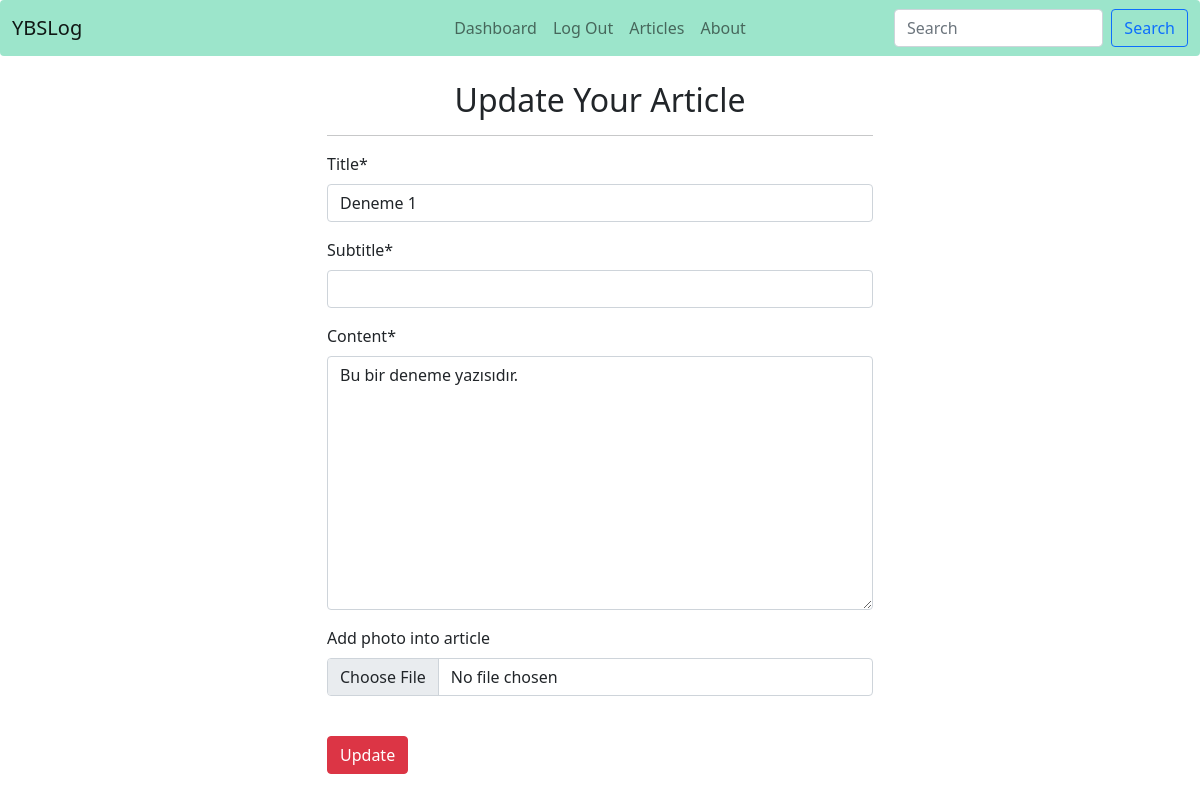
Page /articles/update/1 (signed in) on the earlier database version.
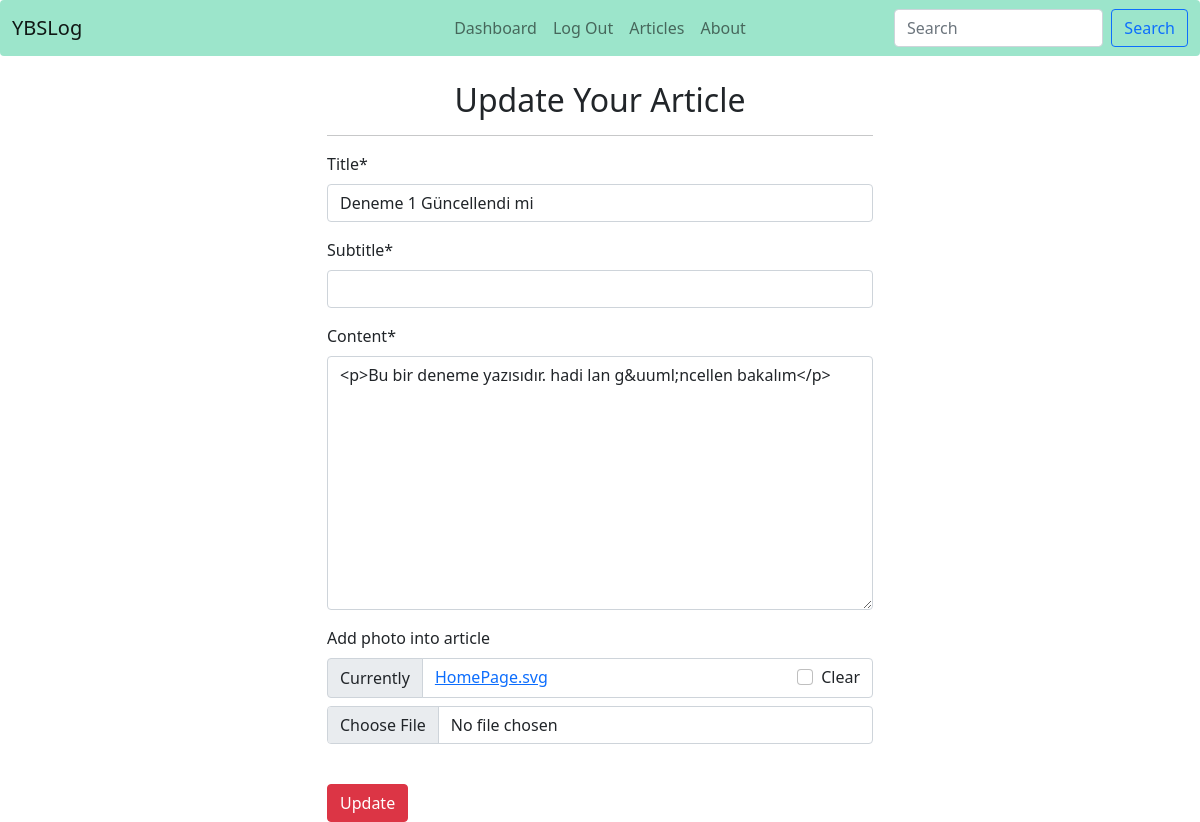
Same page on the later database version.
### article/models.py (models this page shows, shortened)
class Article(models.Model):  #djangonun kendi tablosu olan auth user ı aldık
    author = models.ForeignKey("auth.User",on_delete = models.CASCADE)
    title = models.CharField(max_length = 50)
    content = RichTextField()
    subtitle = models.CharField(max_length=180, null= True)
    created_date = models.DateField(auto_now_add = True)
    linkedin = models.URLField(null = False, blank = True, max_length=200)
    github = models.URLField(max_length = 200, null = False, blank = True)
    article_image = models.FileField(blank = True, null = True,verbose_name ="Add photo into article")

### article/views.py (the view)
# urls.py: path('update/<int:id>',views.update, name = "update"),
@login_required(login_url= "user:login")
def update(request,id):
    article = get_object_or_404(Article,id = id)            #instance eski verileri alıyor ve aşağıda eski verileri değiştiriyoruz.
    form = ArticleForm(request.POST or None,request.FILES or None,instance = article)
    if article.author == request.user:
        if form.is_valid():
            article = form.save(commit = False)
            article.author = request.user
            article.save()
            messages.success(request,"Article Successfully Updated!")
            return redirect("articles:dashboard")
    else:
        messages.info(request, "You Can't Update Other User's Article!")
        return redirect("article:dashboard")
    context = {
        "form":form
    }
    return render(request,"update.html",context)

### article/forms.py
class ArticleForm(forms.ModelForm):  #formun modeli olduğu için direkt model formdan kullanmak daha kolay
    class Meta:  #burada yapılanlar tamamiyle django gereği yapılıyor model = Article dokümanda yer alıyor
        model = Article #formumuz ile modelimiz artık bağl
        fields = ["title","subtitle","content","article_image"]  #input alanı tanımlamadan direkt model üstünden django kendi yaptı

### templates/update.html (shortened to what this page needs)
{% extends 'layout.html' %}
{% block body %}
{% load crispy_forms_tags %}
<div class="row">
    <div class="col-md-6 offset-md-3">
        <h2 style ="text-align:center;">Update Your Article</h2>
        <hr>
        <form method ="post" enctype="multipart/form-data">
            {{form|crispy}}
            <br>
            <button type = "submit" class = "btn btn-danger">Update</button>
        </form>
    </div>
</div>
{% endblock body %}

Differences in the rows shown:
changed Article: title "Deneme 1" → "Deneme 1 Güncellendi mi"; content "Bu bir deneme yazısıdır." → "<p>Bu bir deneme yazısıdır. hadi lan g&uuml;ncellen bakalım</p>"
Other differences:
form field form: (not shown) → "☐"
text no longer shown: "Title * Subtitle * Content * Add photo into article"
text now shown: "Title * Subtitle * Content * Add photo into article Currently HomePage.svg Clear"
